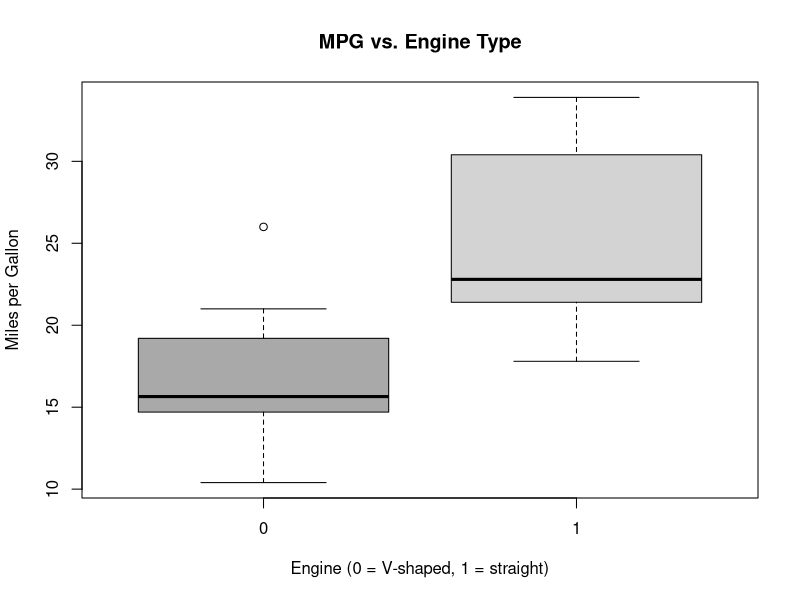
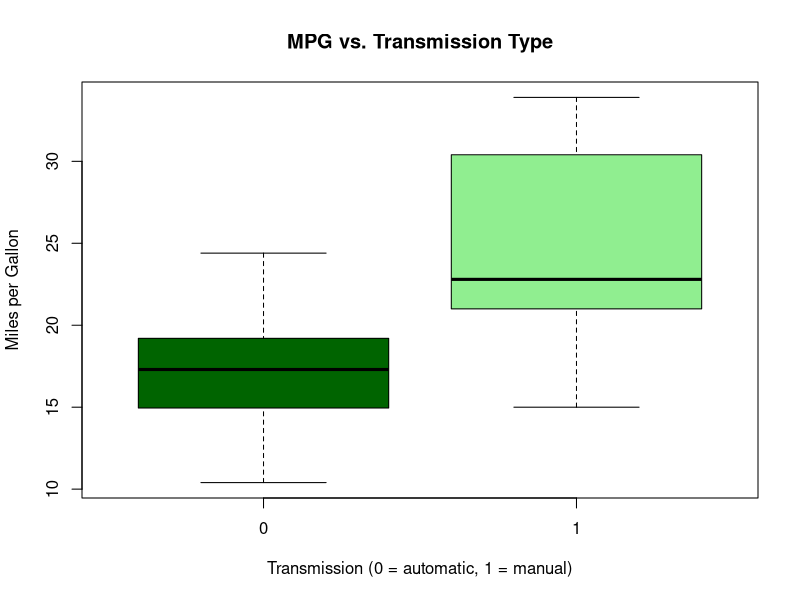
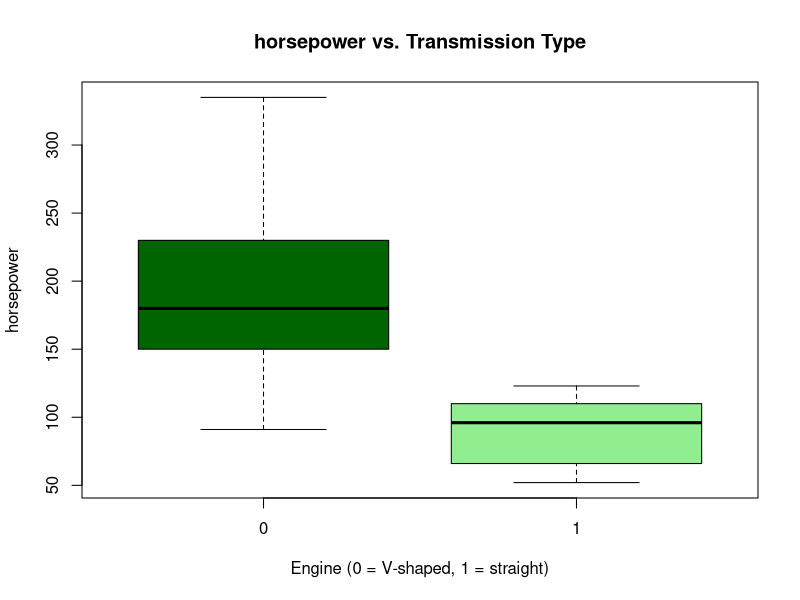
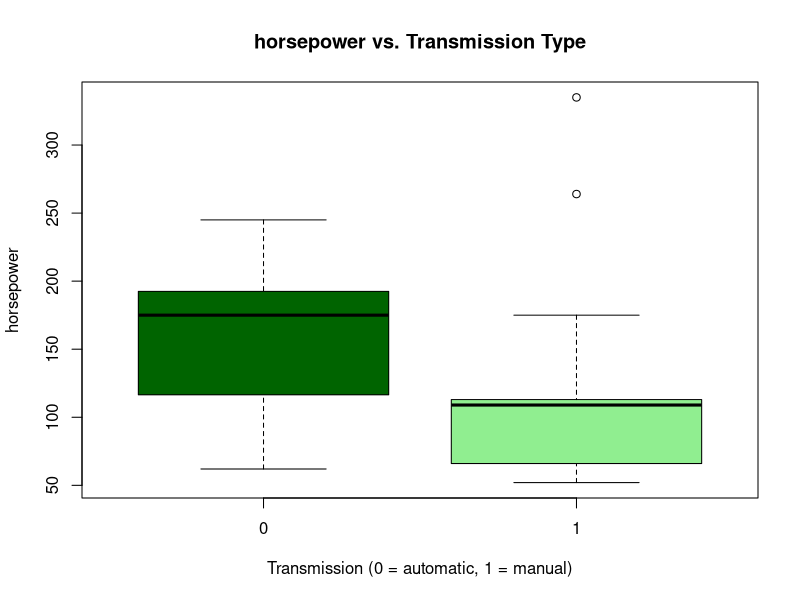

Reproduce these figures in R, in order.
#box and whisker plot by class using mtcars dataset.
data("mtcars")
str(mtcars)
boxplot(mtcars$mpg~mtcars$vs,
        col = c("dark grey", "light grey"),
        xlab = 'Engine (0 = V-shaped, 1 = straight)', ylab = 'Miles per Gallon',
        main = 'MPG vs. Engine Type')

boxplot(mtcars$mpg~mtcars$am,
        col = c('dark green', 'light green'),
        xlab = 'Transmission (0 = automatic, 1 = manual)', ylab = 'Miles per Gallon',
        main = 'MPG vs. Transmission Type'
        )

boxplot(mtcars$hp~mtcars$vs,
        col = c('dark green', 'light green'),
        xlab = 'Engine (0 = V-shaped, 1 = straight)', ylab = 'horsepower',
        main = 'horsepower vs. Transmission Type')
boxplot(mtcars$hp~mtcars$am,
        col = c('dark green', 'light green'),
        xlab = 'Transmission (0 = automatic, 1 = manual)', ylab = 'horsepower',
        main = 'horsepower vs. Transmission Type'
)
